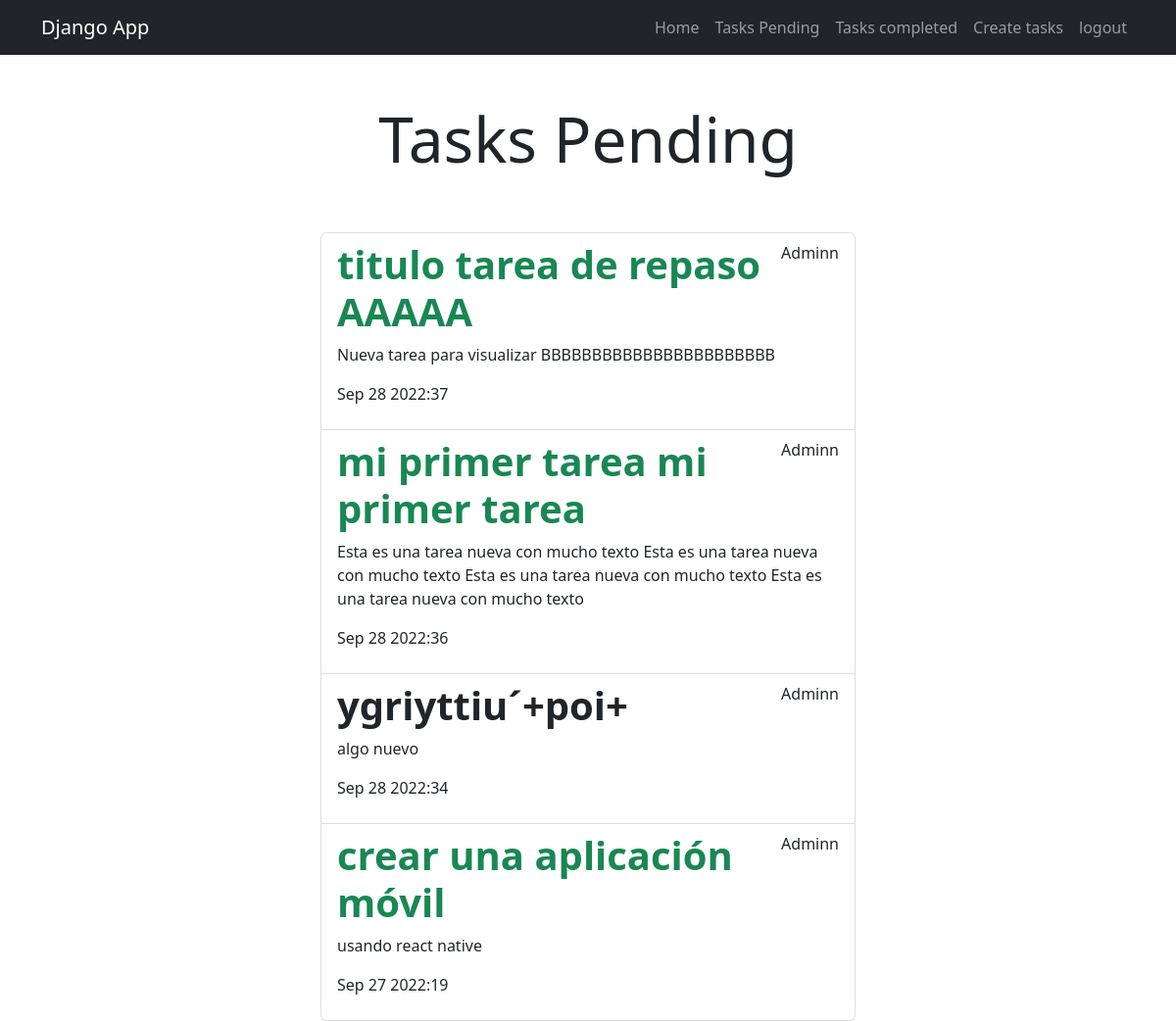
Screenshot of /tasks_completed/ (signed in) with the database file from the repository.
### tasks/models.py (models this page shows, shortened)
class Task(models.Model):
    title = models.CharField(max_length=200)
    description = models.TextField(blank=True)
    created = models.DateTimeField(auto_now_add=True)
    datecompleted = models.DateTimeField(null=True, blank=True)
    important = models.BooleanField(default=False)
    user = models.ForeignKey(User, on_delete=models.CASCADE)

### tasks/views.py (the view)
# urls.py: path('tasks_completed/', views.tasks_completed, name='tasks_completed'),
@login_required
def tasks_completed(request):
    tasks = Task.objects.filter(user=request.user, datecompleted__isnull=False).order_by('-datecompleted')
    return render(request, 'tasks.html', {'tasks': tasks})

### tasks/templates/tasks.html
{% extends 'base.html' %}
{% block content %}
<main class="container">
    <div class="row">
        <div class="col-md-6 offset-md-3">
            <h1 class="text-center display-3 py-5">Tasks Pending</h1>
            <ul class="list-group">
                {% for task in tasks %}
                    <a class="list-group-item" href="{% url 'task_detail' task.id %}">
                        <header class="d-flex justify-content-between">
                        {% if task.important %}
                        <h1 class="fw-bold text-success">{{task.title}}</h1>
                        {% else %}
                        <h1 class="fw-bold">{{task.title}}</h1>
                        {% endif %}
                        <p>{{task.user.username}}</p>
                        </header>
                        <p>{{task.description}}</p>
                        <p>{{task.datecompleted|date:'M j Y:i'}}</p>
                    </a>
                {% endfor %}
            </ul>
        </div>
    </div>
</main>
{% endblock %}

### tasks/templates/base.html (shortened to what this page needs)
<!DOCTYPE html>
<html>
    <head>
        <link rel="stylesheet" href="">
        <link rel="stylesheet" href="https://cdn.jsdelivr.net/npm/bootstrap@5.2.1/dist/css/bootstrap.min.css">
    </head>
    <body>
        <nav class="navbar navbar-expand-lg bg-dark navbar-dark ">
            <div class="container">
              <a class="navbar-brand" href="/">Django App</a>
              <div class="collapse navbar-collapse" id="navbarNav">
                <ul class="navbar-nav ms-auto">
                    <li class="nav-item">
                        <a href="/" class="nav-link">Home</a>
                    </li>
                    {% if user.is_authenticated %}
                    <li class="nav-item">
                        <a href="{% url 'tasks' %}" class="nav-link">Tasks Pending</a>
                    </li>
                    <li class="nav-item">
                        <a href="{% url 'tasks_completed' %}" class="nav-link">Tasks completed</a>
                    </li>
                    <li class="nav-item">
                        <a href="/tasks/create/" class="nav-link">Create tasks</a>
                    </li>
                    <li class="nav-item">
                        <a href="/logout/" class="nav-link">logout</a>
                    </li>
                    {% endif %}
                </ul>
              </div>
            </div>
          </nav>
        {% block content %}
        {% endblock %}
    </body>
</html>

### rows the page displays
Task: title "titulo tarea de repaso AAAAA", user.username "Adminn", description "Nueva tarea para visualizar BBBBBBBBBBBBBBBBBBBBBBB", datecompleted "Sep 28 2022:37"
Task: title "mi primer tarea mi primer tarea", user.username "Adminn", description "Esta es una tarea nueva con mucho texto Esta es una tarea nueva con mucho texto Esta es una tarea nueva con mucho texto Esta es una tarea nueva con mucho texto", datecompleted "Sep 28 2022:36"
Task: title "ygriyttiu´+poi+", user.username "Adminn", description "algo nuevo", datecompleted "Sep 28 2022:34"
Task: title "crear una aplicación móvil", user.username "Adminn", description "usando react native", datecompleted "Sep 27 2022:19"
